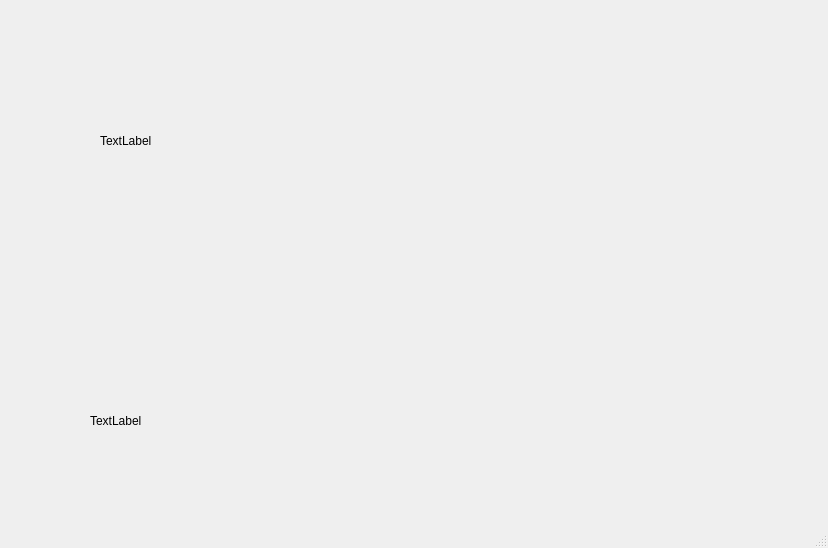
<?xml version="1.0" encoding="UTF-8"?>
<ui version="4.0">
 <class>GameServerWindowClass</class>
 <widget class="QMainWindow" name="GameServerWindowClass">
  <property name="geometry">
   <rect>
    <x>0</x>
    <y>0</y>
    <width>828</width>
    <height>548</height>
   </rect>
  </property>
  <property name="windowTitle">
   <string>GameServerWindow</string>
  </property>
  <widget class="QWidget" name="centralWidget">
   <widget class="QLabel" name="label">
    <property name="geometry">
     <rect>
      <x>100</x>
      <y>70</y>
      <width>541</width>
      <height>141</height>
     </rect>
    </property>
    <property name="text">
     <string>TextLabel</string>
    </property>
   </widget>
   <widget class="QLabel" name="client">
    <property name="geometry">
     <rect>
      <x>90</x>
      <y>360</y>
      <width>601</width>
      <height>121</height>
     </rect>
    </property>
    <property name="text">
     <string>TextLabel</string>
    </property>
   </widget>
  </widget>
  <widget class="QStatusBar" name="statusBar"/>
 </widget>
 <layoutdefault spacing="6" margin="11"/>
 <resources>
  <include location="GameServerWindow.qrc"/>
 </resources>
 <connections/>
</ui>
